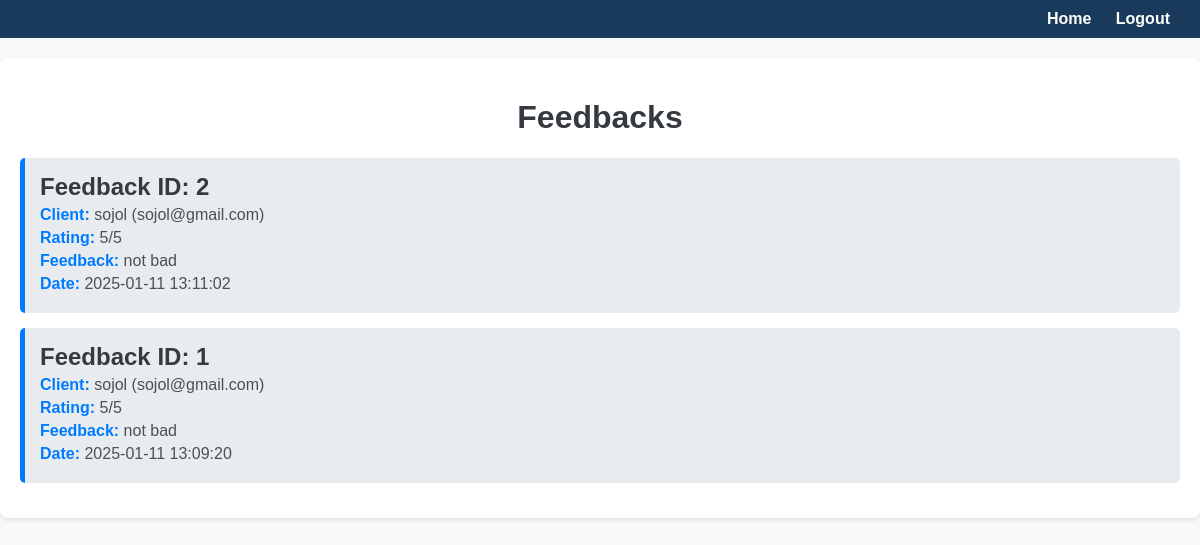
The page /worker_feedback.php (signed in) on the database its author committed.
### tables this page shows
CREATE TABLE `reviews` (
  `review_id` int(11) NOT NULL,
  `user_id` int(11) DEFAULT NULL,
  `worker_id` int(11) DEFAULT NULL,
  `rating` tinyint(4) DEFAULT NULL CHECK (`rating` between 1 and 5),
  `review_text` text DEFAULT NULL,
  `created_at` datetime DEFAULT current_timestamp(),
  `flagged` tinyint(1) DEFAULT 0
);

CREATE TABLE `users` (
  `user_id` int(11) NOT NULL,
  `name` varchar(100) NOT NULL,
  `email` varchar(150) DEFAULT NULL,
  `password` varchar(255) NOT NULL,
  `phone` varchar(15) NOT NULL,
  `created_at` datetime DEFAULT current_timestamp(),
  `Role` varchar(20) DEFAULT NULL,
  `image` mediumblob DEFAULT NULL,
  `address` varchar(30) DEFAULT NULL
);

### worker_feedback.php (the view, shortened to what this page needs)
<?php
include('db.php');
$worker_id = $_SESSION['worker_id'];
try {
    $sql = "
        SELECT r.review_id, r.user_id, r.rating, r.review_text, r.created_at,
               u.name AS user_name, u.email AS user_email
        FROM reviews r
        INNER JOIN users u ON r.user_id = u.user_id
        WHERE r.worker_id = :worker_id
        ORDER BY r.created_at DESC
    ";
    $stmt = $pdo->prepare($sql);
    $stmt->execute(['worker_id' => $worker_id]);
    $feedbacks = $stmt->fetchAll(PDO::FETCH_ASSOC);
} catch (PDOException $e) {
    echo "Error: " . $e->getMessage();
}
?>
<!DOCTYPE html>
<html lang="en">
<head>
</head>
<body>
    <div class="navbar">
        <div class="links">
            <a href="worker_dashboard.php">Home</a>
            <a href="logout.php">Logout</a>
        </div>
    </div>
    <div class="container">
        <h1>Feedbacks</h1>
        <?php if (!empty($feedbacks)) { ?>
            <?php foreach ($feedbacks as $feedback) { ?>
                <div class="feedback">
                    <h2>Feedback ID: <?php echo htmlspecialchars($feedback['review_id'], ENT_QUOTES, 'UTF-8'); ?></h2>
                    <p><span class="highlight">Client:</span> <?php echo htmlspecialchars($feedback['user_name'], ENT_QUOTES, 'UTF-8'); ?> (<?php echo htmlspecialchars($feedback['user_email'], ENT_QUOTES, 'UTF-8'); ?>)</p>
                    <p><span class="highlight">Rating:</span> <?php echo htmlspecialchars($feedback['rating'], ENT_QUOTES, 'UTF-8'); ?>/5</p>
                    <p><span class="highlight">Feedback:</span> <?php echo htmlspecialchars($feedback['review_text'], ENT_QUOTES, 'UTF-8'); ?></p>
                    <p><span class="highlight">Date:</span> <?php echo htmlspecialchars($feedback['created_at'], ENT_QUOTES, 'UTF-8'); ?></p>
                </div>
            <?php } ?>
        <?php } else { ?>
            <p style="text-align: center; color: #6c757d;">No feedback available yet.</p>
        <?php } ?>
    </div>
</body>
</html>

### worker_feedback.php (style rules this page uses)
body { font-family: Arial, sans-serif; margin: 0; padding: 0; background-color: #f8f9fa; }
.navbar { background-color:rgb(25, 58, 91); color: #fff; padding: 10px 20px; display: flex; justify-content: space-between; align-items: center; }
.navbar a { color: #fff; text-decoration: none; margin: 0 10px; font-weight: bold; }
.container { max-width: 1200px; margin: 20px auto; padding: 20px; background-color: #fff; border-radius: 8px; box-shadow: 0 2px 5px rgba(0, 0, 0, 0.1); }
h1 { text-align: center; color: #343a40; }
.feedback { background-color: #e9ecef; margin: 15px 0; padding: 15px; border-left: 5px solid #007bff; border-radius: 5px; }
.feedback h2 { margin: 0; color: #343a40; }
.feedback p { margin: 5px 0; color: #495057; }
.feedback .highlight { font-weight: bold; color: #007bff; }

### rows shown on the page
reviews: review_id "2", user.name "sojol", user.email "sojol@gmail.com", rating "5", review_text "not bad", created_at "2025-01-11 13:11:02"
reviews: review_id "1", user.name "sojol", user.email "sojol@gmail.com", rating "5", review_text "not bad", created_at "2025-01-11 13:09:20"
